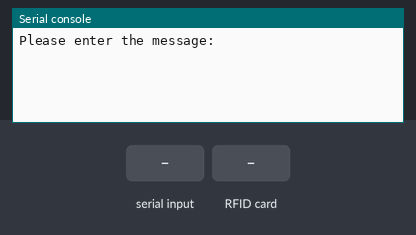
A program run on a simulated Raspberry Pi Pico running MicroPython. On the bench: the last lines printed to the serial console. Inputs (shaded band) come from the test bench. The interpreter's speed is modelled, so counts of loop turns are approximate; library files of the repository ran but are not shown: simple_mfrc522.py, mfrc522.py. At 2.9 s the program stops and its outputs stay as they are.

Above: at 1.2 s.
1.3 s: "1" typed at the serial console, then Enter
At 2.5 s:
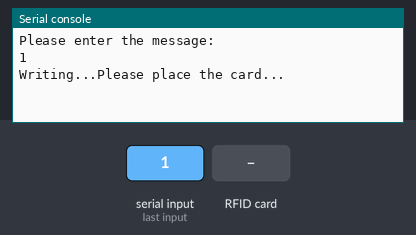
2.8 s: RFID card 5E 7A 19 C4 held to the reader
At 4.0 s:
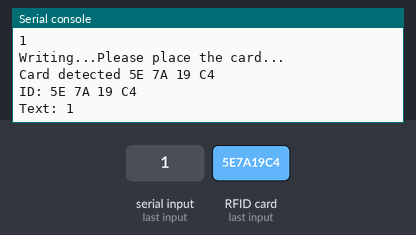

Measured:
- after the input at 1.3 s, the serial console: prints a new line at once (image 1)
- after the input at 2.8 s, the serial console: prints a new line at once (image 2)

The program:

rfid_write.py
```python
from mfrc522 import simple_mfrc522

reader = simple_mfrc522(spi_id=0,sck=18,miso=16,mosi=19,cs=17,rst=9)

def write():
    to_write = input("Please enter the message: ")
    print("Writing...Please place the card...")
    id, text = reader.write(to_write)
    print("ID: %s\nText: %s" % (id,text))

write()
```
